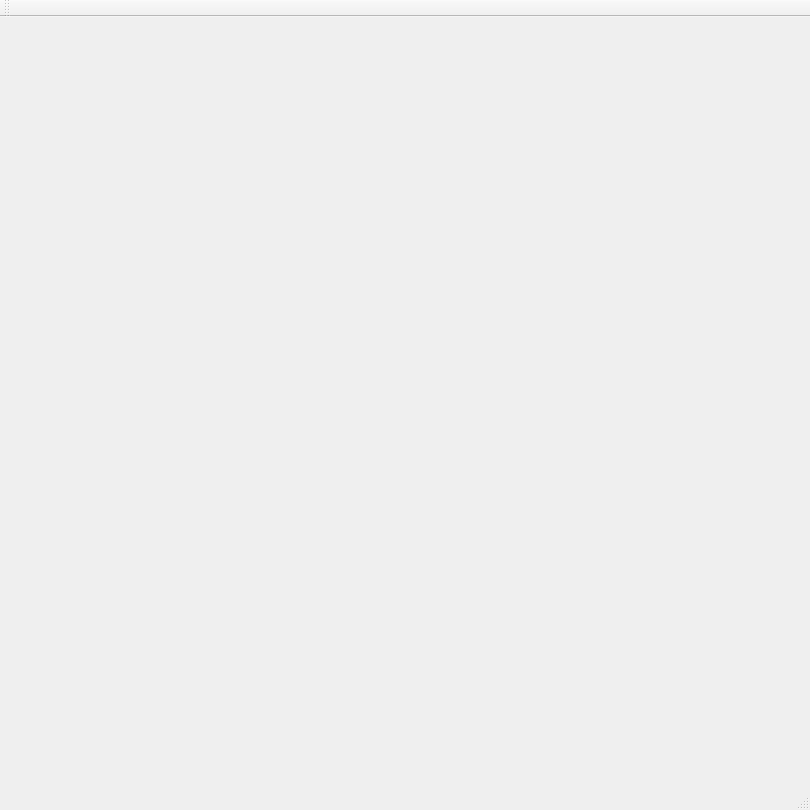
<?xml version="1.0" encoding="UTF-8"?>
<ui version="4.0">
 <class>MainWindow</class>
 <widget class="QMainWindow" name="MainWindow">
  <property name="geometry">
   <rect>
    <x>0</x>
    <y>0</y>
    <width>810</width>
    <height>810</height>
   </rect>
  </property>
  <property name="windowTitle">
   <string>MainWindow</string>
  </property>
  <widget class="BoardWidget" name="centralWidget"/>
  <widget class="QMenuBar" name="menuBar">
   <property name="geometry">
    <rect>
     <x>0</x>
     <y>0</y>
     <width>810</width>
     <height>29</height>
    </rect>
   </property>
  </widget>
  <widget class="QToolBar" name="mainToolBar">
   <attribute name="toolBarArea">
    <enum>TopToolBarArea</enum>
   </attribute>
   <attribute name="toolBarBreak">
    <bool>false</bool>
   </attribute>
  </widget>
  <widget class="QStatusBar" name="statusBar"/>
 </widget>
 <layoutdefault spacing="6" margin="11"/>
 <customwidgets>
  <customwidget>
   <class>BoardWidget</class>
   <extends>QWidget</extends>
   <header>boardwidget.h</header>
   <container>1</container>
  </customwidget>
 </customwidgets>
 <resources/>
 <connections/>
</ui>
